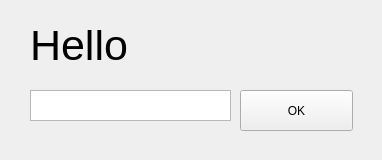
<?xml version="1.0" encoding="UTF-8"?>
<ui version="4.0">
 <class>Form</class>
 <widget class="QWidget" name="Form">
  <property name="geometry">
   <rect>
    <x>0</x>
    <y>0</y>
    <width>382</width>
    <height>160</height>
   </rect>
  </property>
  <property name="windowTitle">
   <string>Form</string>
  </property>
  <widget class="QPushButton" name="ok_button">
   <property name="geometry">
    <rect>
     <x>240</x>
     <y>90</y>
     <width>113</width>
     <height>41</height>
    </rect>
   </property>
   <property name="text">
    <string>OK</string>
   </property>
  </widget>
  <widget class="QLabel" name="label">
   <property name="geometry">
    <rect>
     <x>30</x>
     <y>30</y>
     <width>321</width>
     <height>31</height>
    </rect>
   </property>
   <property name="font">
    <font>
     <pointsize>32</pointsize>
    </font>
   </property>
   <property name="text">
    <string>Hello</string>
   </property>
  </widget>
  <widget class="QTextEdit" name="text_edit">
   <property name="geometry">
    <rect>
     <x>30</x>
     <y>90</y>
     <width>201</width>
     <height>31</height>
    </rect>
   </property>
  </widget>
 </widget>
 <resources/>
 <connections/>
</ui>
